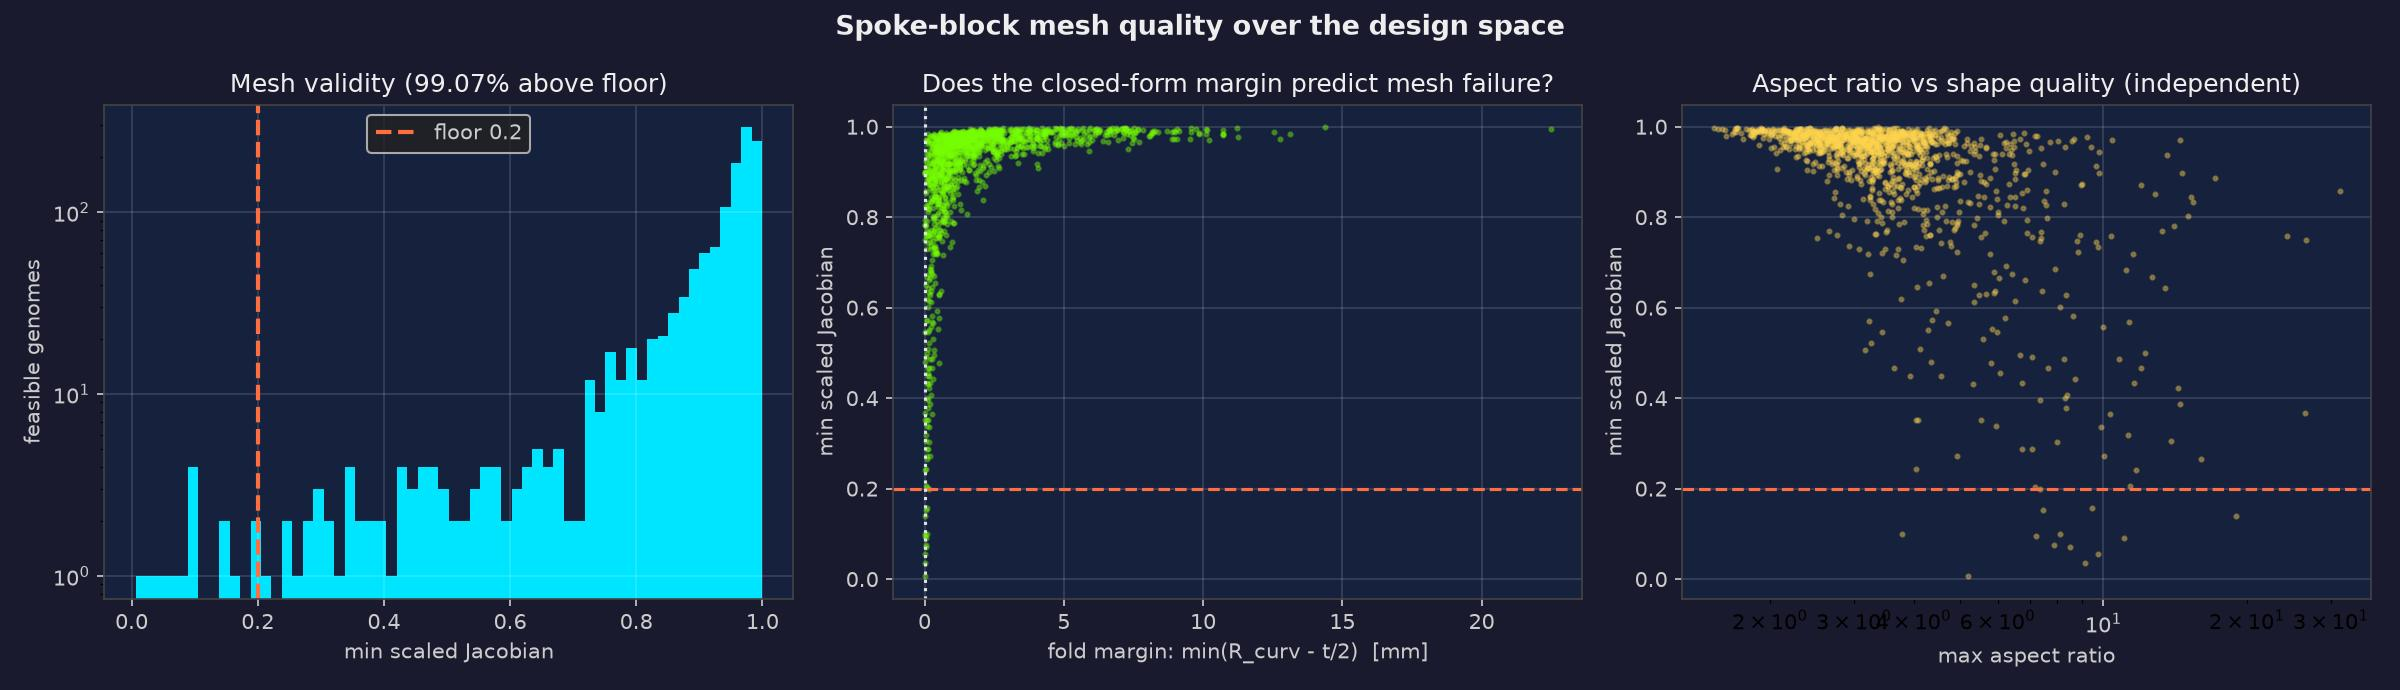

Write the Python code that produced this figure.
"""
=============================================================================
  STUDY — MESH QUALITY ACROSS THE DESIGN SPACE          (M2 gate)
=============================================================================
Runs BEFORE the FE solver exists, on purpose.

A mesh that inverts for some genomes does not announce itself: the solve still returns
numbers, the optimizer still descends, and the answer is quietly wrong in a region of
the design space nobody looked at.  The optimizer will then find that region, because
a negative-Jacobian element contributes negative stiffness and looks like free
compliance.  So the acceptance criterion is fixed in advance:

    > 98 % of the FEASIBLE design space must have minimum scaled Jacobian > 0.2

WHAT "FEASIBLE" HAS TO MEAN, AND WHY THAT IS THE FINDING
--------------------------------------------------------
Two definitions are reported side by side, because which one is right is the question
this study answers rather than assumes:

  `feasible_geom`  what `evaluate_design` already enforces — x-ordering and hub
                   crowding (wheel_fea.py:699).
  `meshable`       that, plus a positive fold margin: min(R_curvature - t/2) > 0.

Under the first definition the gate fails outright — roughly half of the genomes the
existing constraints admit have inverted elements.  That is not a meshing defect: the
offset band genuinely turns inside out when the outward offset passes the centre of
curvature, and the mesh is faithfully reporting it.  The existing constraint set is
simply incomplete, and `wheel_fea`'s `smoothness` term was only ever an indirect proxy
for the missing one (wheel_fea.py:745-747 says as much).

So the study also measures whether the closed-form margin PREDICTS inversion.  If it
does, the optimizer can be kept out of the folded region by an analytic barrier costing
one curvature evaluation, with no mesh in the loop — which is the cheapest possible
form of the fix.

    .venv-opt/bin/python studies/study_mesh_quality.py --samples 2000

Writes `study_mesh_quality.json` and, with matplotlib available, a diagnostic figure.
=============================================================================
"""

import argparse
import json
import os

import project_paths as PP
import time

import numpy as np

import _gate_guard

import wheel_fea as W
import wheel_genome as GN
import wheel_mesh as M

HERE = os.path.dirname(os.path.abspath(__file__))

MIN_SJ_ACCEPT = 0.2          # scaled-Jacobian floor for a usable element
ACCEPT_FRACTION = 0.98       # of the feasible space


def latin_hypercube(n, low, high, seed=0):
    """Stratified sample of the gene box.

    Latin hypercube rather than uniform: with 14 dimensions and only a couple of
    thousand samples, plain uniform sampling leaves large unvisited slabs in every
    single coordinate, which is exactly where an untested genome would come from.
    """
    try:
        from scipy.stats import qmc
        u = qmc.LatinHypercube(d=len(low), seed=seed).random(n)
    except ImportError:                                    # pragma: no cover
        rng = np.random.default_rng(seed)
        u = (rng.permuted(np.tile(np.arange(n), (len(low), 1)), axis=1).T
             + rng.random((n, len(low)))) / n
    return low + u * (high - low)


def fold_margin(vec, cfg):
    """min(radius of curvature - half thickness), the closed-form fold predictor.

    Negative means the outward offset has passed the centre of curvature, so the flank
    turns inside out.  Computable without meshing, which is the point: if it predicts
    mesh inversion reliably it can serve directly as the optimizer's barrier.
    """
    import wheel_geometry as G
    curve, ctrl = G.bezier_centerline(*[vec[i] for i in range(8)],
                                      span_mm=W.HUB_RIM_SPAN_MM,
                                      num_points=cfg.n_curve)
    return float(G.self_intersection_margin(curve, ctrl, *[vec[i] for i in range(8, 12)],
                                            num_points=cfg.n_curve))


def evaluate_one(vec, cfg, conn):
    """Mesh one genome and record everything the gate needs.

    Two notions of feasible, kept separate on purpose:

    `feasible_geom` is what `evaluate_design` already enforces — x-ordering and hub
    crowding (wheel_fea.py:699).  `meshable` adds the fold constraint.  Reporting both
    is what shows whether the existing constraint set is sufficient, which is the
    question this study actually exists to answer.
    """
    _, loss = W.evaluate_design(vec)
    feasible_geom = loss["x_order"] == 0.0 and loss["hub_overlap"] == 0.0
    margin = fold_margin(vec, cfg)
    X = M.spoke_block_coords_from_vector(vec, cfg, W.HUB_RIM_SPAN_MM)
    q = M.quality_report(M.flatten(X), conn)
    return {
        "feasible_geom": bool(feasible_geom),
        "meshable": bool(feasible_geom and margin > 0.0),
        "min_sj": q["min_scaled_jacobian"],
        "n_inverted": q["n_inverted"],
        "max_ar": q["max_aspect_ratio"],
        "area": q["total_area_mm2"],
        "fold_margin": margin,
        "x_order": loss["x_order"],
        "hub_overlap": loss["hub_overlap"],
        "genes": [float(g) for g in vec],
    }


def sweep(target_feasible, cfg_name, seed, extra_vectors=(), max_draws=400_000):
    """Draw until `target_feasible` GEOMETRICALLY FEASIBLE genomes have been meshed.

    Targeting feasible samples rather than raw draws is what gives the gate its
    statistical power: only a few percent of the raw gene box satisfies x-ordering, so
    a fixed raw budget would leave far too few feasible samples to resolve a 2%
    criterion.
    """
    cfg = M.get_config(cfg_name)
    conn = M.spoke_block_connectivity(cfg)
    low, high, _ = GN.bounds_arrays(W.GENE_SPACE)

    rows, n_feasible, draws, batch = [], 0, 0, 0
    t0 = time.perf_counter()
    while n_feasible < target_feasible and draws < max_draws:
        for vec in latin_hypercube(4096, low, high, seed=seed + batch):
            row = evaluate_one(vec, cfg, conn)
            draws += 1
            rows.append(row)
            n_feasible += row["feasible_geom"]
            if n_feasible >= target_feasible:
                break
        batch += 1
        print(f"    {draws} drawn, {n_feasible} feasible "
              f"({time.perf_counter() - t0:.1f}s)")

    for vec in extra_vectors:
        rows.append(evaluate_one(np.asarray(vec, dtype=float), cfg, conn))
    return cfg, rows


def _fraction_above_floor(rows):
    if not rows:
        return 0.0, np.array([])
    sj = np.array([r["min_sj"] for r in rows])
    return float((sj > MIN_SJ_ACCEPT).mean()), sj


def summarize(cfg, rows):
    geom = [r for r in rows if r["feasible_geom"]]
    mesh = [r for r in rows if r["meshable"]]

    frac_geom, _ = _fraction_above_floor(geom)
    frac_mesh, sj_mesh = _fraction_above_floor(mesh)

    # Does the closed-form margin predict mesh inversion?  If it does, the optimizer
    # can be kept out of the folded region for the cost of one analytic evaluation,
    # with no mesh in the loop.
    pred = np.array([r["fold_margin"] < 0.0 for r in geom])
    bad = np.array([r["min_sj"] <= MIN_SJ_ACCEPT for r in geom])
    confusion = {
        "true_positive": int((pred & bad).sum()),
        "false_positive": int((pred & ~bad).sum()),
        "false_negative": int((~pred & bad).sum()),
        "true_negative": int((~pred & ~bad).sum()),
    }

    # A margin of exactly 0 is the fold point, but element quality is already degrading
    # as it is approached.  Sweep the threshold to find what the barrier should actually
    # require, rather than assuming the mathematical boundary is the useful one.
    all_m = np.array([r["fold_margin"] for r in geom])
    all_sj = np.array([r["min_sj"] for r in geom])
    thresholds = []
    for th in (0.0, 0.05, 0.1, 0.2, 0.3, 0.5, 1.0):
        rejected = all_m < th
        bad = all_sj <= MIN_SJ_ACCEPT
        kept = ~rejected
        thresholds.append({
            "threshold_mm": th,
            "missed_bad_meshes": int((kept & bad).sum()),
            "false_alarms": int((rejected & ~bad).sum()),
            "designs_kept": int(kept.sum()),
            "frac_above_floor_among_kept":
                float((all_sj[kept] > MIN_SJ_ACCEPT).mean()) if kept.any() else 0.0,
        })

    summary = {
        "config": cfg.name,
        "fold_margin_threshold_sweep": thresholds,
        "n_span": cfg.n_span,
        "n_thick": cfg.n_thick,
        "order": cfg.order,
        "n_samples": len(rows),
        "n_feasible_geom": len(geom),
        "n_meshable": len(mesh),
        "geom_feasible_fraction": len(geom) / len(rows),
        "min_sj_accept": MIN_SJ_ACCEPT,
        "accept_fraction_required": ACCEPT_FRACTION,
        # The gate, under both feasibility definitions.
        "frac_above_floor_geom_feasible": frac_geom,
        "frac_above_floor_meshable": frac_mesh,
        "passes_gate_geom_only": bool(frac_geom >= ACCEPT_FRACTION),
        "passes_gate_with_fold_constraint": bool(frac_mesh >= ACCEPT_FRACTION),
        "fold_margin_predicts_inversion": confusion,
        "n_inverted_any": int(sum(r["n_inverted"] > 0 for r in mesh)),
    }
    if sj_mesh.size:
        summary["sj_percentiles_meshable"] = {
            p: float(np.percentile(sj_mesh, p)) for p in (0, 1, 5, 25, 50)
        }
        summary["worst_sj_meshable"] = float(sj_mesh.min())
        summary["max_aspect_over_meshable"] = float(max(r["max_ar"] for r in mesh))
    return summary


def main():
    ap = argparse.ArgumentParser(description=__doc__)
    ap.add_argument("--samples", type=int, default=2000,
                    help="target number of GEOMETRICALLY FEASIBLE genomes to mesh")
    ap.add_argument("--config", default="coarse")
    ap.add_argument("--seed", type=int, default=0)
    ap.add_argument("--out", default="study_mesh_quality.json")
    ap.add_argument("--no-plot", action="store_true")
    ap.add_argument("--rows", metavar="PATH",
                    help="also dump every sampled genome and its metrics here.  Off by "
                         "default: at the gate's 2000 feasible genomes that is 45769 "
                         "raw draws and 28 MB of JSON, and it is exactly reproducible "
                         "from --seed, so it is regenerated rather than committed.  "
                         "The summary is the artifact.")
    args = ap.parse_args()

    # A degraded run may not be filed under the committed artifact's name (PLAN.md
    # §43).  Refused at startup, before any solving.  See `_gate_guard`.
    _gate_guard.refuse_degraded_out(ap, args, "study_mesh_quality.json", [
        (args.samples < 2000, "--samples %d, below the gate's 2000" % args.samples),
        (args.config != "coarse", "--config %s, not the gate's coarse" % args.config),
        (args.no_plot, "--no-plot, which would refresh the .json and leave the "
                       "committed .jpg stale"),
    ])

    print("=" * 70)
    print(f"  MESH QUALITY SWEEP — {args.samples} feasible genomes, "
          f"config {args.config!r}")
    print(f"  gate: >{ACCEPT_FRACTION:.0%} of the feasible space with "
          f"minSJ > {MIN_SJ_ACCEPT}")
    print("=" * 70)

    # Always include the shipped design, so a regression there can never be averaged
    # away by a couple of thousand random samples.
    rec = GN.load_record(os.path.join(PP.ROOT, "best_solution.json"))
    shipped = GN.genes_to_vector(rec["genes"])

    cfg, rows = sweep(args.samples, args.config, args.seed, extra_vectors=[shipped])
    summary = summarize(cfg, rows)

    print(f"\n  drawn                        : {summary['n_samples']}")
    print(f"  geometrically feasible       : {summary['n_feasible_geom']}"
          f"  ({summary['geom_feasible_fraction']:.1%} of draws)")
    print(f"  ...of which meshable         : {summary['n_meshable']}"
          f"  (fold margin > 0)")

    c = summary["fold_margin_predicts_inversion"]
    print(f"\n  Does the closed-form fold margin predict mesh inversion?")
    print(f"    margin<0 and minSJ<=floor  : {c['true_positive']:6d}")
    print(f"    margin<0 but mesh fine     : {c['false_positive']:6d}   (false alarm)")
    print(f"    margin>=0 but mesh bad     : {c['false_negative']:6d}   "
          f"<-- UNEXPLAINED, these would be silent")
    print(f"    margin>=0 and mesh fine    : {c['true_negative']:6d}")

    print(f"\n  minSJ > {MIN_SJ_ACCEPT} over...")
    print(f"    geometric feasibility only : "
          f"{summary['frac_above_floor_geom_feasible']:.2%}  -> "
          f"{'PASS' if summary['passes_gate_geom_only'] else 'FAIL'}")
    print(f"    + the fold constraint      : "
          f"{summary['frac_above_floor_meshable']:.2%}  -> "
          f"{'PASS' if summary['passes_gate_with_fold_constraint'] else 'FAIL'}")
    if "sj_percentiles_meshable" in summary:
        print(f"\n  meshable minSJ percentiles : "
              + "  ".join(f"p{p}={v:.3f}"
                          for p, v in summary["sj_percentiles_meshable"].items()))
        print(f"  worst minSJ (meshable)     : {summary['worst_sj_meshable']:.4f}")
        print(f"  max aspect ratio           : {summary['max_aspect_over_meshable']:.1f}")

    print(f"\n  What should the barrier actually require?")
    print(f"    {'margin >':>10s} {'missed':>7s} {'false alarm':>12s} "
          f"{'kept':>6s} {'minSJ ok':>9s}")
    for t in summary["fold_margin_threshold_sweep"]:
        print(f"    {t['threshold_mm']:10.2f} {t['missed_bad_meshes']:7d} "
              f"{t['false_alarms']:12d} {t['designs_kept']:6d} "
              f"{t['frac_above_floor_among_kept']:8.2%}")

    print(f"\n  GATE: "
          f"{'PASS' if summary['passes_gate_with_fold_constraint'] else 'FAIL'}"
          f"  (with the fold constraint in the feasible set)")

    out = os.path.join(HERE, args.out)
    with open(out, "w") as fh:
        json.dump({"summary": summary,
                   "shipped_genome_hash": rec["_hash"],
                   "provenance": {"samples": args.samples, "config": args.config,
                                  "seed": args.seed, "n_rows": len(rows)}},
                  fh, indent=1)
    print(f"  wrote {out}")

    if args.rows:
        with open(args.rows, "w") as fh:
            json.dump(rows, fh)
        print(f"  wrote {args.rows}  ({len(rows)} rows)")

    if not args.no_plot:
        try:
            _plot(rows, summary, os.path.splitext(out)[0] + ".jpg")
        except Exception as exc:                            # pragma: no cover
            print(f"  (plot skipped: {exc})")

    return 0 if summary["passes_gate_with_fold_constraint"] else 1


def _plot(rows, summary, path):
    import matplotlib
    matplotlib.use("Agg")
    import matplotlib.pyplot as plt

    feas = [r for r in rows if r["meshable"]]
    sj = np.array([r["min_sj"] for r in feas])
    fm = np.array([r["fold_margin"] for r in feas])
    ar = np.array([r["max_ar"] for r in feas])

    fig, axes = plt.subplots(1, 3, figsize=(16, 4.6))
    fig.patch.set_facecolor("#1a1a2e")
    for ax in axes:
        ax.set_facecolor("#16213e")
        ax.tick_params(colors="#ccc")
        for sp in ax.spines.values():
            sp.set_edgecolor("#444")
        ax.xaxis.label.set_color("#ccc")
        ax.yaxis.label.set_color("#ccc")
        ax.title.set_color("#eee")
        ax.grid(alpha=0.15, color="white")

    ax = axes[0]
    ax.hist(sj, bins=60, color="#00e5ff")
    ax.axvline(MIN_SJ_ACCEPT, color="#ff6e40", ls="--", lw=2, label="floor 0.2")
    ax.set_yscale("log")
    ax.set_xlabel("min scaled Jacobian")
    ax.set_ylabel("feasible genomes")
    ax.set_title(f"Mesh validity ({summary['frac_above_floor_meshable']:.2%} above floor)")
    ax.legend(facecolor="#222", labelcolor="#ccc")

    ax = axes[1]
    ax.scatter(fm, sj, s=4, alpha=0.35, color="#76ff03")
    ax.axhline(MIN_SJ_ACCEPT, color="#ff6e40", ls="--", lw=1.5)
    ax.axvline(0.0, color="#e0e0e0", ls=":", lw=1.5)
    ax.set_xlabel("fold margin: min(R_curv - t/2)  [mm]")
    ax.set_ylabel("min scaled Jacobian")
    ax.set_title("Does the closed-form margin predict mesh failure?")

    ax = axes[2]
    ax.scatter(ar, sj, s=4, alpha=0.35, color="#ffd54f")
    ax.axhline(MIN_SJ_ACCEPT, color="#ff6e40", ls="--", lw=1.5)
    ax.set_xscale("log")
    ax.set_xlabel("max aspect ratio")
    ax.set_ylabel("min scaled Jacobian")
    ax.set_title("Aspect ratio vs shape quality (independent)")

    fig.suptitle("Spoke-block mesh quality over the design space",
                 color="#eee", fontsize=13, fontweight="bold")
    fig.tight_layout()
    fig.savefig(path, dpi=150, facecolor=fig.get_facecolor())
    print(f"  wrote {path}")


if __name__ == "__main__":
    raise SystemExit(main())
